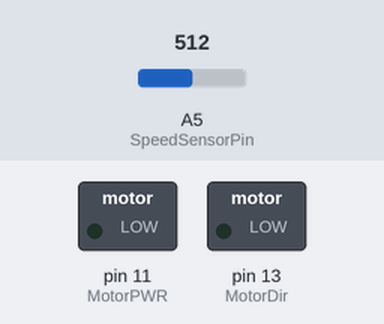
This sketch was run on a simulated Arduino Uno, built with avr-gcc and run on an emulated ATmega328P. Parts: switched loads named in the sketch (green lamp = pin HIGH). Inputs (shaded band) come from the test bench; at power-on: A5 (SpeedSensorPin) = 512.

Above: at 0.05 s.
At 0.55 s:
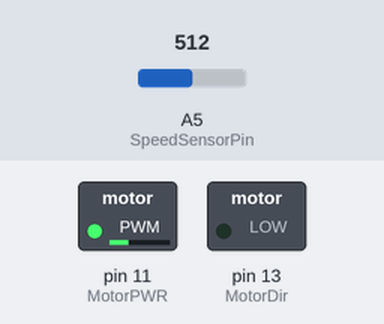
Timing chart, 0 to 3.0 s (numbered marks = the images above):
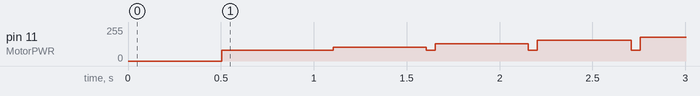

The sketch:

Speedometer.ino
```cpp
#include <PID_v1.h>
#include <SoftwareSerial.h>
#include <serLCD.h>

//Define used Pins
#define MotorPWR 11
#define MotorDir 13
#define SpeedSensorPin A5
#define LCDPin 6

//Motor Constants
#define MotorPowerMin 30      //the motor does not run under this value, it will stop
#define MotorPowerMax 255     //the motor will show strange behaviour if this number is exceeded

//The Wanted Accuracy (>0). the higher the number, the longer the test runs, and the more accurate the result is
//Default = 5, a full circle = 20
#define SpeedSensorAccuracy 5

//Smoothing of SpeedData (>0)
#define ItemsInArray 5

//PID constants (0.1, 0.5, 0.0)
#define Kp 0.1
#define Ki 0.5
#define Kd 0.0

//PID Variables
double Output;
double AverageRPM;
double Setpoint = 250;

//Speed Sensor Data Array
double RPM[ItemsInArray];

//for measuring time in the code
long TimePassed;

//Setup PID Controller using above specified Variables
PID myPID(&AverageRPM, &Output, &Setpoint, Kp, Ki, Kd, DIRECT);

//Define SerialLCD Display
serLCD lcd(LCDPin);


void setup() {
  //clear Display
  lcd.setBrightness(30);
  lcd.clear();
  lcd.print("Speedometer");
  //Set PinMode
  pinMode(SpeedSensorPin, INPUT);
  pinMode(MotorPWR, OUTPUT);
  pinMode(MotorDir, OUTPUT);

  //set the motor in the correct Direction
  digitalWrite(MotorDir, LOW);

  //Turn the PID Controller ON:
  myPID.SetMode(HIGH);

  //Time between each PID calculation:
  myPID.SetSampleTime(200);

  //set limits to the output, in this case the motor
  myPID.SetOutputLimits(MotorPowerMin, MotorPowerMax);
}

void loop()
{
  //Measure The Speed of the motor, and adjust power to the motor accordingly
  RefreshRPM(SpeedSensorAccuracy);
  if (millis() - TimePassed > 2000)
  {
    TimePassed = millis();
    lcd.selectLine(2);
    lcd.clearLine(2);
    lcd.print("RPM:          ");
    if (AverageRPM < 100)  lcd.print('0');
    if (AverageRPM < 10)  lcd.print('0');
    lcd.print(AverageRPM);
    lcd.print("Output:       ");
    if (Output < 100)  lcd.print('0');
    if (Output < 10)  lcd.print('0');
    lcd.print(Output);
    lcd.print("Setpoint:     ");
    if (Setpoint < 100)  lcd.print('0');
    if (Setpoint < 10)  lcd.print('0');
    lcd.print(Setpoint);

  }
}
```

SpeedMeter.ino
```cpp
//Calculates the speed of the motor
//
//int Accuracy,     the number wich defines how accurate the measurement is, the higher, the better
void RefreshRPM(int Accuracy)
{
  //if the wanted speed is 0, set RPM and Motor PWR to 0, else run the RPM measurement
  if (Setpoint <= 0)
  {
    //set RPM and motorspeed to 0
    analogWrite(MotorPWR, 0);
    AddValue(RPM, ItemsInArray, 0);
    CalculateAverage(RPM, ItemsInArray);
  }
  else
  {
    //Declaring Temporary Values
    int MeasurementsDone = 0;
    bool PrevValue = false;
    long TimeOfLastMeasurement = millis();

    //Measure the time over the rotation of a quarter of the full circle
    while (MeasurementsDone < (Accuracy * 2) && (millis() - TimeOfLastMeasurement) < (Accuracy * 100))
    {
      //Read if the IR sensor is Blocked Or Not
      int Val = analogRead(SpeedSensorPin);
      bool isBlocked = PrevValue;
      if (Val > 700) isBlocked = true;
      else if (Val < 200)isBlocked = false;

      //if the state changes, Proceed with the next measurement
      if (isBlocked != PrevValue)
      {
        PrevValue = isBlocked;
        MeasurementsDone++;
      }
    }

    //if the measurement timed out, set RPM to 0
    if ((millis() - TimeOfLastMeasurement) > (Accuracy * 90))
    {
      AddValue(RPM, ItemsInArray, 0);
    }

    //if the measurement was succesfull, set the RPM to the actual RPM
    else
    {
      double MeasuredTime = millis() - TimeOfLastMeasurement;
      double TimeTensSeconds = MeasuredTime / 100;
      AddValue(RPM, ItemsInArray, (30 * Accuracy) / TimeTensSeconds);
    }

    //Compute the new values for speed
    CalculateAverage(RPM, ItemsInArray);
    myPID.Compute();

    //the motor needs a little help starting up, so if the motors starts turning
    //briefly power the motor a bit harder then necessary
    if (AverageRPM == 0)
    {
      analogWrite(MotorPWR, 80);
      delay(50);
    }

    //Power the motor with the calculated Amount
    analogWrite(MotorPWR, Output);
  }
}

//Calculates the average nuber inside the array
//
//double Array[],   The array in wich all the data is stored
//int Count,        The number of items inside the Array
//
//Returns The calculated average inside the array
double CalculateAverage(double Array[], int Count)
{
  //declare local Variables
  double total = 0;
  int UsableValues = 0;

  //Look inside every value inside the array
  for (int i = 0; i < Count; i++)
  {
    //only select valid data, no timeout data
    if (Array[i] > 0)
    {
      UsableValues++;
      total += Array[i];
    }
  }

  //if there is no valid data, set AverageRPM to 0
  if (UsableValues <= 0) AverageRPM = 0;
  else AverageRPM = total / UsableValues;

  //return the AverageRPM
  return AverageRPM;
}

//Moves all values inside the array forward by one, then inserts the new value in the last index
//
//double Array[],   The array in wich all the data is stored
//int Count,        The number of items inside the Array
//double value,     The value that needs to be placed inside the array
void AddValue(double Array[], int Count, double value)
{
  //move every value forward by one
  for (int i = 0; i < Count - 1; i++)
  {
    Array[i] = Array[i + 1];
  }

  //insert a new value at the last index of the array
  Array[Count - 1] = value;
}
```
